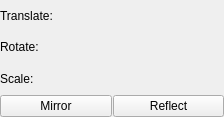
<?xml version="1.0" encoding="UTF-8"?>
<ui version="4.0">
    <class>Form</class>
    <widget class="QWidget" name="Form">
        <property name="geometry">
            <rect>
                <x>0</x>
                <y>0</y>
                <width>224</width>
                <height>117</height>
            </rect>
        </property>
        <property name="sizePolicy">
            <sizepolicy hsizetype="Preferred" vsizetype="Preferred">
                <horstretch>0</horstretch>
                <verstretch>0</verstretch>
            </sizepolicy>
        </property>
        <property name="windowTitle">
            <string>Form</string>
        </property>
        <layout class="QVBoxLayout" name="verticalLayout">
            <property name="spacing">
                <number>1</number>
            </property>
            <property name="margin">
                <number>0</number>
            </property>
            <item>
                <widget class="QLabel" name="translateLabel">
                    <property name="text">
                        <string>Translate:</string>
                    </property>
                </widget>
            </item>
            <item>
                <widget class="QLabel" name="rotateLabel">
                    <property name="text">
                        <string>Rotate:</string>
                    </property>
                </widget>
            </item>
            <item>
                <widget class="QLabel" name="scaleLabel">
                    <property name="text">
                        <string>Scale:</string>
                    </property>
                </widget>
            </item>
            <item>
                <layout class="QHBoxLayout" name="horizontalLayout">
                    <item>
                        <widget class="QPushButton" name="mirrorImageBtn">
                            <property name="toolTip">
                                <string extracomment="Mirror the item across the global Y axis"/>
                            </property>
                            <property name="text">
                                <string>Mirror</string>
                            </property>
                        </widget>
                    </item>
                    <item>
                        <widget class="QPushButton" name="reflectImageBtn">
                            <property name="text">
                                <string>Reflect</string>
                            </property>
                        </widget>
                    </item>
                </layout>
            </item>
        </layout>
    </widget>
    <resources/>
    <connections/>
</ui>
